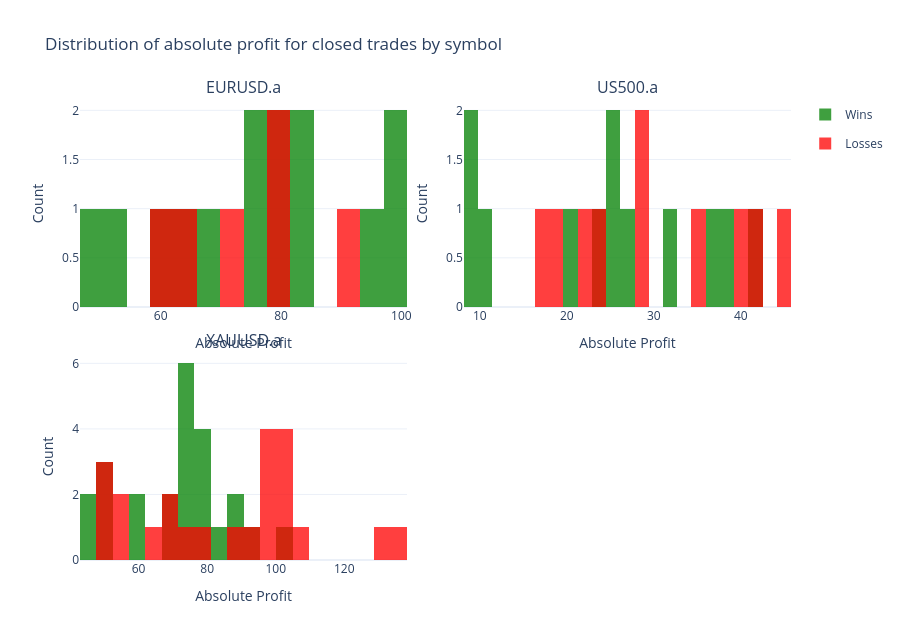

The code cell stored with this chart in its notebook:
### Code cell
if closed_trades.empty:
    print("No closed trades available to chart.")
else:
    plot_df = closed_trades.copy()
    plot_df["result"] = plot_df["net_pnl"].apply(lambda x: "win" if x > 0 else ("loss" if x < 0 else "breakeven"))
    plot_df["abs_profit"] = plot_df["net_pnl"].abs()

    # Remove top 5% outliers per symbol
    # p95_by_symbol = plot_df.groupby("symbol")["abs_profit"].transform(lambda s: s.quantile(0.95))
    # plot_df = plot_df[plot_df["abs_profit"] < p95_by_symbol]

    symbols = sorted(plot_df["symbol"].dropna().unique().tolist())
    if not symbols:
        print("No data left after filtering.")
    else:
        n_cols = 2
        n_rows = (len(symbols) + n_cols - 1) // n_cols

        fig = make_subplots(
            rows=n_rows,
            cols=n_cols,
            subplot_titles=[f"{s}" for s in symbols],
            vertical_spacing=0.10,
            horizontal_spacing=0.08,
        )

        for i, sym in enumerate(symbols):
            r = i // n_cols + 1
            c = i % n_cols + 1

            symbol_df = plot_df[plot_df["symbol"] == sym]
            max_val = symbol_df["abs_profit"].max()
            bin_size = max_val / 30 if max_val > 0 else 1

            fig.add_trace(
                go.Histogram(
                    x=symbol_df[symbol_df["result"] == "win"]["abs_profit"],
                    name="Wins",
                    marker_color="green",
                    opacity=0.75,
                    xbins=dict(start=0, end=max_val, size=bin_size),
                    legendgroup="wins",
                    showlegend=(i == 0),
                ),
                row=r,
                col=c,
            )
            fig.add_trace(
                go.Histogram(
                    x=symbol_df[symbol_df["result"] == "loss"]["abs_profit"],
                    name="Losses",
                    marker_color="red",
                    opacity=0.75,
                    xbins=dict(start=0, end=max_val, size=bin_size),
                    legendgroup="losses",
                    showlegend=(i == 0),
                ),
                row=r,
                col=c,
            )

            fig.update_xaxes(title_text="Absolute Profit", row=r, col=c)
            fig.update_yaxes(title_text="Count", row=r, col=c)

        fig.update_layout(
            title="Distribution of absolute profit for closed trades by symbol",
            barmode="overlay",
            template="plotly_white",
            height=max(400, 320 * n_rows),
        )
        fig.show()

### Figure 1 — Plotly figure (JSON) as saved in the notebook; plotly's stock layout.template omitted (floating-point values rounded to 4 significant figures)
{"data": [{"legendgroup": "wins", "marker": {"color": "green"}, "name": "Wins", "opacity": 0.75, "showlegend": true, "type": "histogram", "x": [48.03, 75.76, 77.78, 69.01, 51.45, 61.76, 98.55, 77.6, 100.5, 84.64, 95.36, 65.7, 83.02, 81.26], "xaxis": "x", "xbins": {"end": 116.5, "size": 3.882, "start": 0}, "yaxis": "y"}, {"legendgroup": "losses", "marker": {"color": "red"}, "name": "Losses", "opacity": 0.75, "showlegend": true, "type": "histogram", "x": [81.22, 60.12, 63.74, 72.44, 89.88, 79.42, 116.5], "xaxis": "x", "xbins": {"end": 116.5, "size": 3.882, "start": 0}, "yaxis": "y"}, {"legendgroup": "wins", "marker": {"color": "green"}, "name": "Wins", "opacity": 0.75, "showlegend": false, "type": "histogram", "x": [31.44, 11.18, 9.78, 9.78, 24.44, 25.84, 27.26, 36.31, 19.63, 25.94, 37.78, 41.29], "xaxis": "x2", "xbins": {"end": 49.03, "size": 1.634, "start": 0}, "yaxis": "y2"}, {"legendgroup": "losses", "marker": {"color": "red"}, "name": "Losses", "opacity": 0.75, "showlegend": false, "type": "histogram", "x": [41.11, 18.13, 17.43, 21.61, 27.92, 23.73, 39.87, 28.01, 49.03, 44.83, 34.97], "xaxis": "x2", "xbins": {"end": 49.03, "size": 1.634, "start": 0}, "yaxis": "y2"}, {"legendgroup": "wins", "marker": {"color": "green"}, "name": "Wins", "opacity": 0.75, "showlegend": false, "type": "histogram", "x": [45.63, 49.82, 69.36, 74.67, 75.65, 78.86, 87.53, 91.02, 61.43, 89.96, 73.35, 61.86, 48.61, 47.07, 48.61, 78.7, 70.23, 76.94, 72.49, 102.1, 83.07, 73.04, 73.39, 76.99], "xaxis": "x3", "xbins": {"end": 143.1, "size": 4.769, "start": 0}, "yaxis": "y3"}, {"legendgroup": "losses", "marker": {"color": "red"}, "name": "Losses", "opacity": 0.75, "showlegend": false, "type": "histogram", "x": [130.1, 74.64, 48.27, 104.4, 66.9, 52.24, 50.28, 56.42, 101.3, 96.0, 100.9, 99.1, 97.63, 87.49, 77.84, 67.92, 55.97, 95.36, 64.62, 136.8, 143.1, 106.5, 98.75, 102.0], "xaxis": "x3", "xbins": {"end": 143.1, "size": 4.769, "start": 0}, "yaxis": "y3"}], "layout": {"annotations": [{"font": {"size": 16}, "showarrow": false, "text": "EURUSD.a", "x": 0.23, "xanchor": "center", "xref": "paper", "y": 1, "yanchor": "bottom", "yref": "paper"}, {"font": {"size": 16}, "showarrow": false, "text": "US500.a", "x": 0.77, "xanchor": "center", "xref": "paper", "y": 1, "yanchor": "bottom", "yref": "paper"}, {"font": {"size": 16}, "showarrow": false, "text": "XAUUSD.a", "x": 0.23, "xanchor": "center", "xref": "paper", "y": 0.45, "yanchor": "bottom", "yref": "paper"}], "barmode": "overlay", "height": 640, "title": {"text": "Distribution of absolute profit for closed trades by symbol"}, "xaxis": {"anchor": "y", "domain": [0, 0.46], "title": {"text": "Absolute Profit"}}, "xaxis2": {"anchor": "y2", "domain": [0.54, 1], "title": {"text": "Absolute Profit"}}, "xaxis3": {"anchor": "y3", "domain": [0, 0.46], "title": {"text": "Absolute Profit"}}, "xaxis4": {"anchor": "y4", "domain": [0.54, 1]}, "yaxis": {"anchor": "x", "domain": [0.55, 1], "title": {"text": "Count"}}, "yaxis2": {"anchor": "x2", "domain": [0.55, 1], "title": {"text": "Count"}}, "yaxis3": {"anchor": "x3", "domain": [0, 0.45], "title": {"text": "Count"}}, "yaxis4": {"anchor": "x4", "domain": [0, 0.45]}}}
